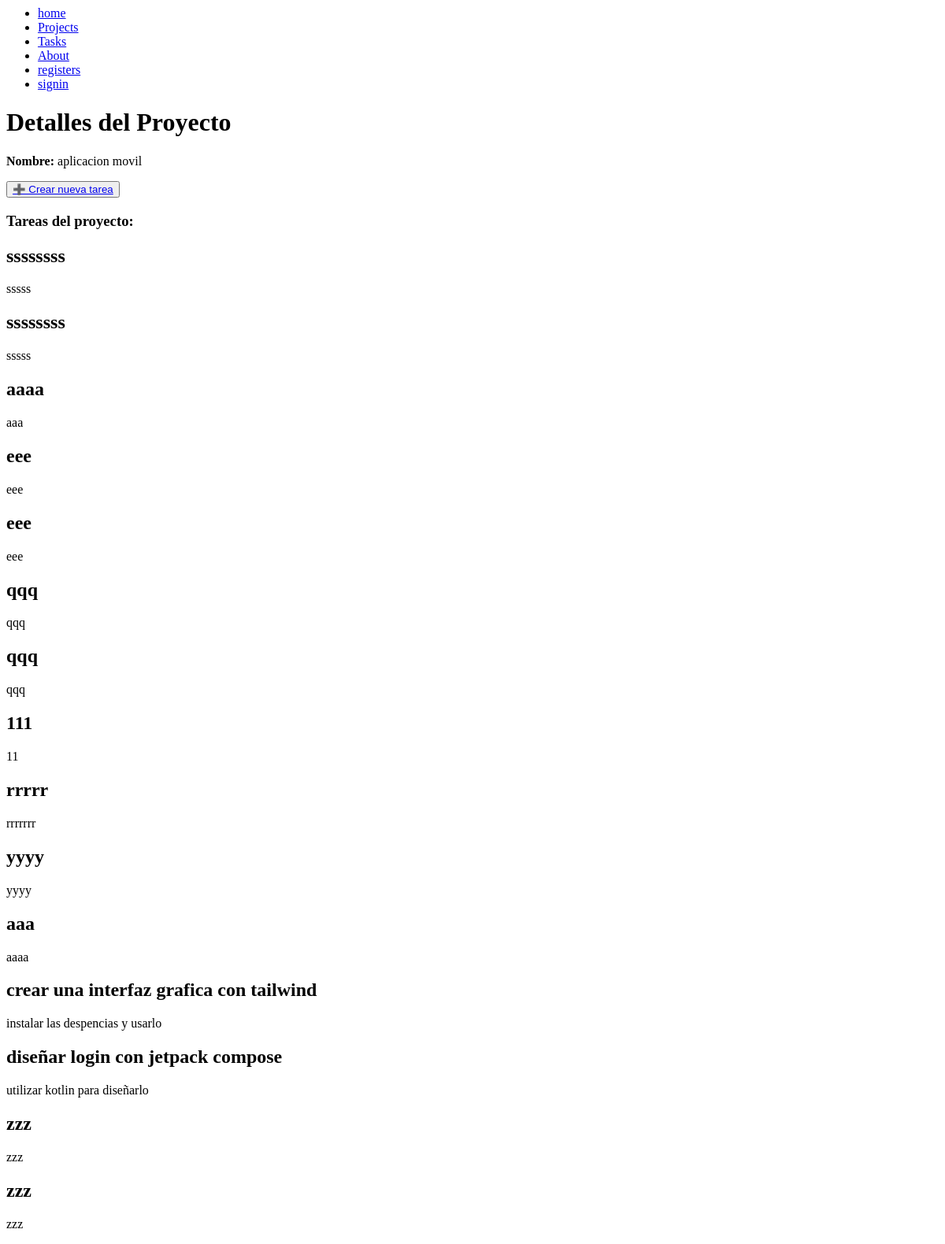
The app's page /projects/detail/1, older data.
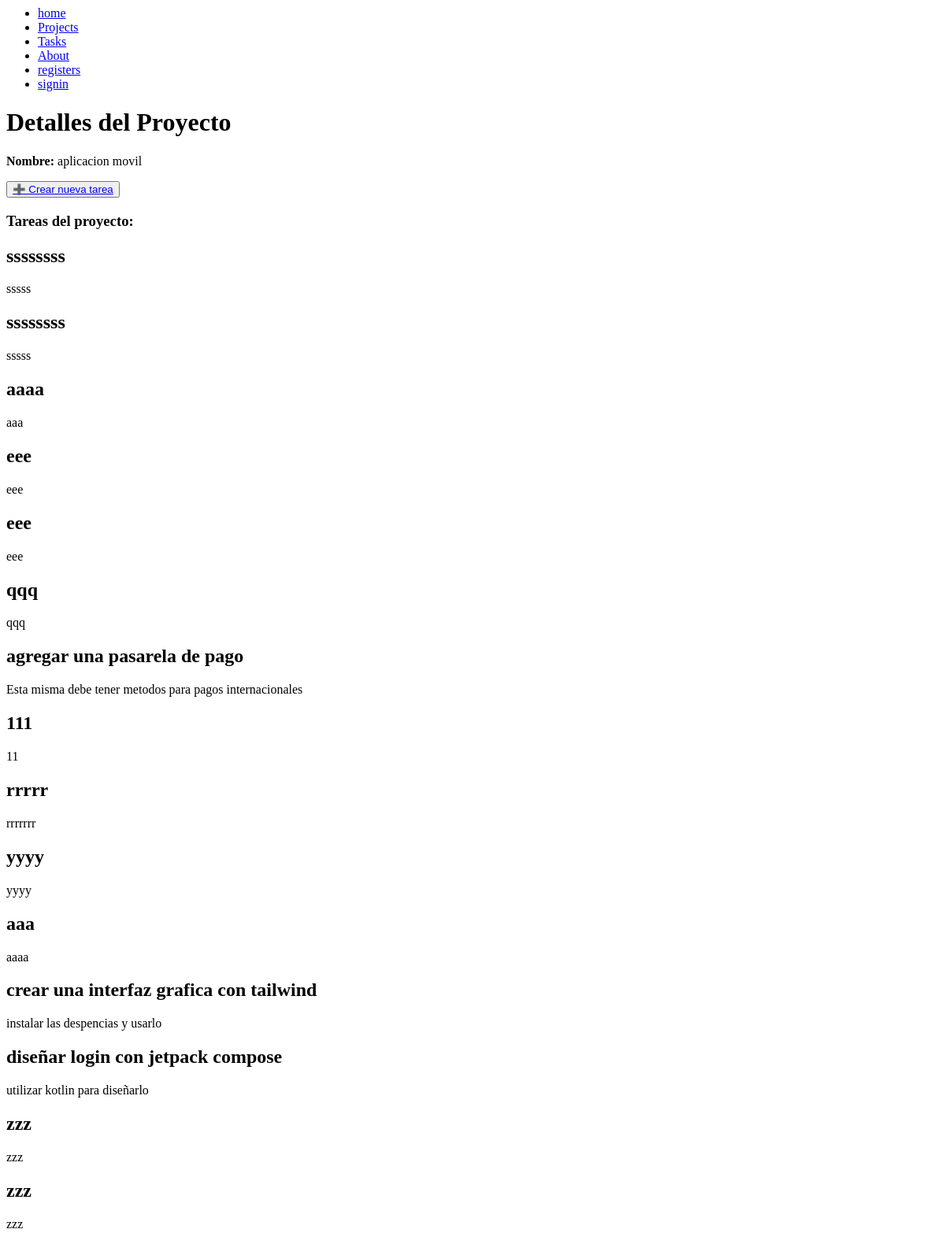
The same page, newer data.
### myapp/models.py (models this page shows, shortened)
class Task(models.Model):
    title = models.CharField(max_length=200)
    description = models.TextField()
    project = models.ForeignKey(Project, on_delete=models.CASCADE)
    done = models.BooleanField(default=False)

### myapp/views.py (the view)
# urls.py: path('projects/detail/<int:id>', views.project_detail, name='projects_detail'),
def project_detail(request, id):
    project = get_object_or_404(Project, id=id)
    tasks = Task.objects.filter(project=project)
    return render(
        request, "projects/project_detail.html", {"project": project, "tasks": tasks}
    )

### myapp/templates/projects/project_detail.html
{% extends 'layouts/navbar.html' %}
{% block content %}
<h1>Detalles del Proyecto</h1>
<p><strong>Nombre:</strong> {{ project.name }}</p>
<button>
<a href="{% url 'create_task' project.id %}">➕ Crear nueva tarea</a>
</button>
{% if tasks %}
    <h3>Tareas del proyecto:</h3>
    {% for task in tasks %}
        <div>
            <h2>{{ task.title }}</h2>
            <p>{{ task.description }}</p>
        </div>
    {% endfor %}
{% else %}
    <p>No hay tareas asociadas a este proyecto.</p>
{% endif %}
{% endblock %}

Row changes from the older to the newer data that the page shows:
removed Task: title "qqq", description "qqq"
added Task: title "agregar una pasarela de pago", description "Esta misma debe tener metodos para pagos internacionales"
